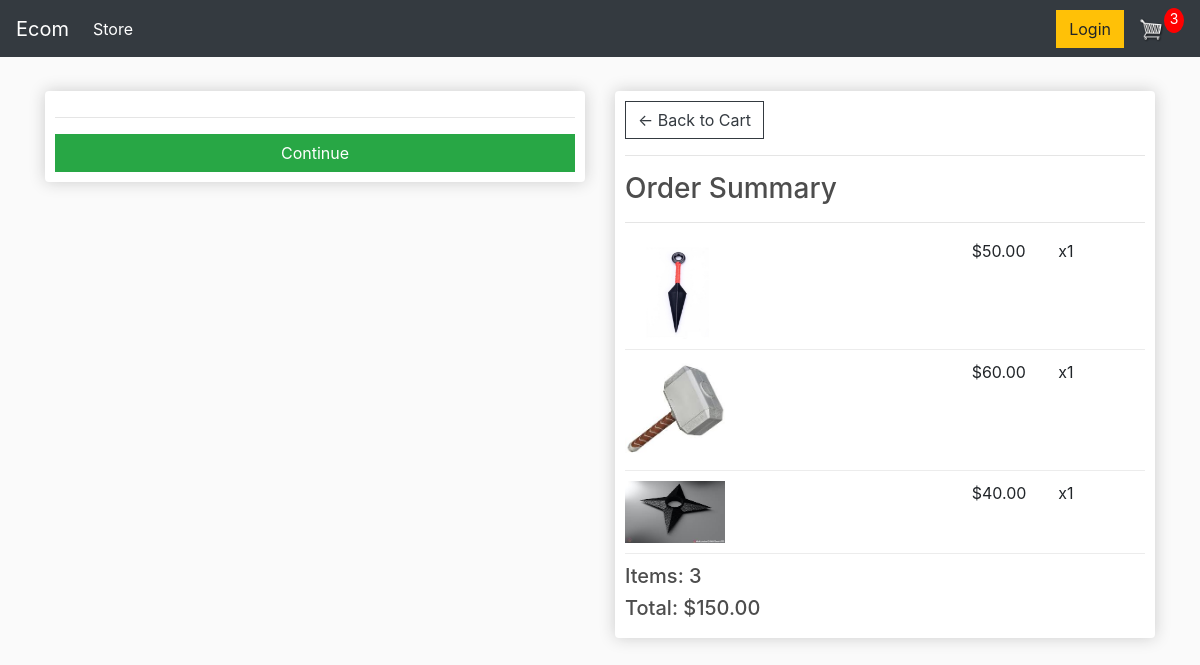
Screenshot of /checkout/ (signed in) with the database file from the repository.
### store/models.py (models this page shows, shortened)
class OrderItem(models.Model):
    product = models.ForeignKey(Product, on_delete=models.SET_NULL, blank=True, null=True)
    order = models.ForeignKey(Order, on_delete=models.SET_NULL, blank=True, null=True)
    quantity = models.IntegerField(default=0, null=True, blank=True)
    date_added = models.DateTimeField(auto_now_add=True)
    @property
    def get_total(self):
        total = self.product.price * self.quantity
        return total

class Product(models.Model):
    name = models.CharField(max_length=200,null=True)
    price = models.DecimalField(max_digits=7, decimal_places=2)
    digital = models.BooleanField(default=False, null=True, blank=False)
    image = models.ImageField(null=True, blank=True)
    @property
    def imageURL(self):
        try:
            url = self.image.url
        except:
            url = ''
        return url

class Order(models.Model):
    customer = models.ForeignKey(Customer, on_delete=models.SET_NULL, blank=True, null=True)
    date_orderd = models.DateTimeField(auto_now_add=True)
    complete = models.BooleanField(default=False, null=True, blank=False)
    transaction_id = models.CharField(max_length=200, null=True)
    @property
    def shipping(self):
        shipping = False
        orderitems = self.orderitem_set.all()
        for i in orderitems:
            if i.product.digital == True:
                shipping = True
        return shipping
    @property
    def get_cart_total(self):
        orderitems = self.orderitem_set.all()
        total = sum([item.get_total for item in orderitems])
        return total
    @property
    def get_cart_items(self):
        orderitems = self.orderitem_set.all()
        total = sum([item.quantity for item in orderitems])
        return total

### store/views.py (the view)
# urls.py: path('checkout/', views.checkout, name="checkout"),
def checkout(request):
	data = cartData(request)
	cartItems = data['cartItems']
	order = data['order']
	items = data['items']
	context =  {'items':items,'order':order, 'cartItems':cartItems}
	return render(request, 'store/checkout.html', context)

### store/utils.py (called while the page is built)
def cartData(request):
    if request.user.is_authenticated:
        customer = request.user.customer
        order, created = Order.objects.get_or_create(customer=customer, complete=False)
        items = order.orderitem_set.all()
        cartItems = order.get_cart_items
    else:
        cookieData = cookieCart(request)
        cartItems = cookieData['cartItems']
        order = cookieData['order']
        items = cookieData['items']
    return {'cartItems':cartItems, 'order':order, 'items':items}

### store/templates/store/checkout.html (shortened to what this page needs)
{% extends 'store/main.html' %}
{% load static %}
{% block content %}
<div class="row">
     <div class="col-lg-6">
          <div class="box-element" id="form-wrapper">
               <form id="form">
                    <hr>
                    <input id="form-button" class="btn btn-success btn-block" type="submit" value="Continue">
               </form>
          </div>
          <br>
     </div>
     <div class="col-lg-6">
          <div class="box-element">
               <a  class="btn btn-outline-dark" href="{% url 'cart' %}">&#x2190; Back to Cart</a>
               <hr>
               <h3>Order Summary</h3>
               <hr>
               {% for item in items%}
               <div class="cart-row">
                    <div style="flex:2"><img class="row-image" src="{{item.product.imageURL}}"></div>
                    <div style="flex:2"><p>{{item.pruduct.name}}</p></div>
                    <div style="flex:1"><p>${{item.product.price}}</p></div>
                    <div style="flex:1"><p>x{{item.quantity}}</p></div>
               </div>
               {%endfor%}
               <h5>Items: {{order.get_cart_items}}</h5>
               <h5>Total: ${{order.get_cart_total|floatformat:2}}</h5>
          </div>
     </div>
</div>
{% endblock content %}

### static/css/main.css (style rules this page uses)
body { background-color: hsl(0, 0%, 98%); }
h1,h2,h3,h4,h5,h6 { color:hsl(0, 0%, 30%); }
.box-element { box-shadow:hsl(0, 0%, 80%) 0 0 16px; background-color: #fff; border-radius: 4px; padding: 10px; }
.col-lg-4, .col-lg-6, .col-lg-8, .col-lg-12 { margin-top: 10px; }
.btn { border-radius: 0; }
.row-image { width: 100px; }
.cart-row { display: flex; align-items: flex-stretch; padding-bottom: 10px; margin-bottom: 10px; border-bottom: 1px solid #ececec; }

### rows the page displays
OrderItem: product.imageURL (picture), product.price "50.00", quantity "1"
OrderItem: product.imageURL (picture), product.price "60.00", quantity "1"
OrderItem: product.imageURL (picture), product.price "40.00", quantity "1"
Order: get_cart_items "3", get_cart_total "150.00"

### other values shown
{{ cartItems }} "3"
